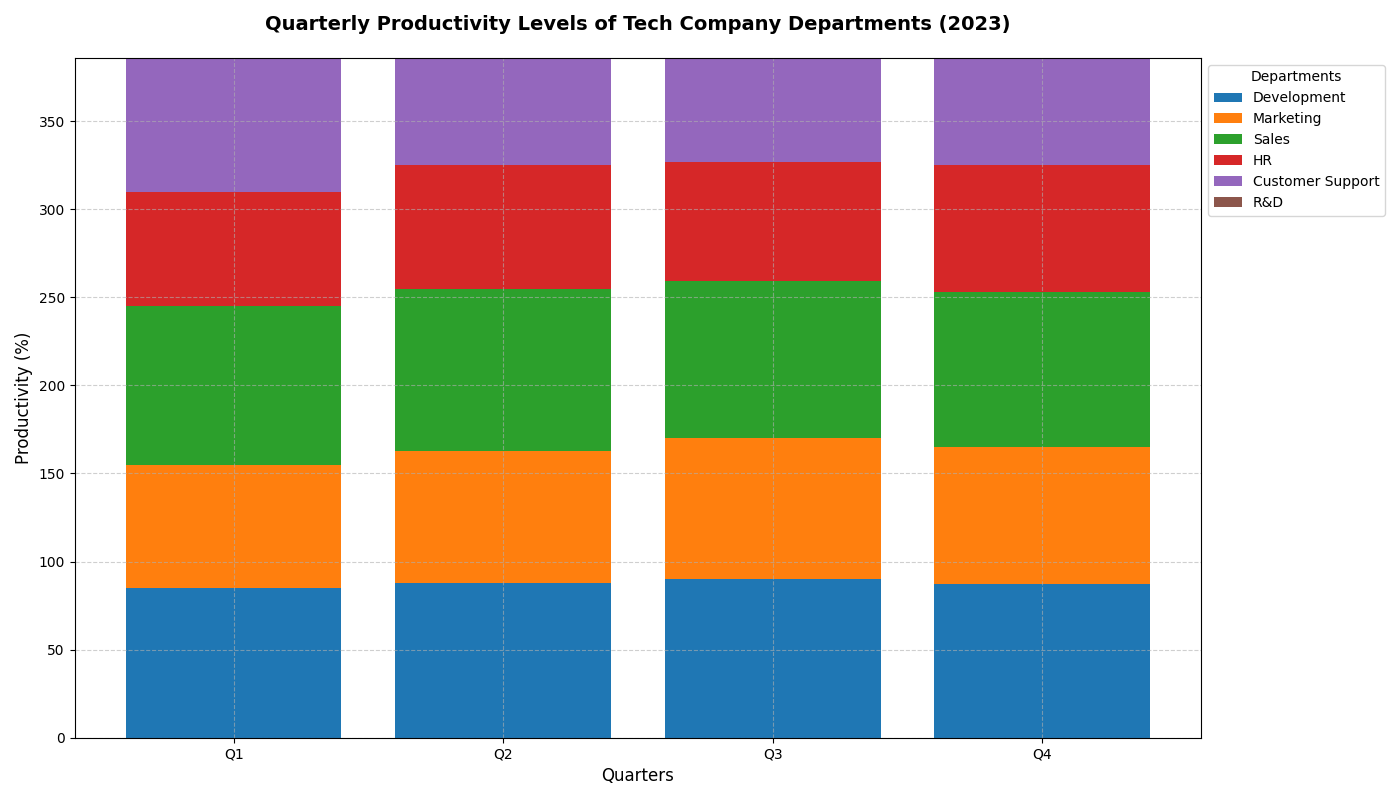

Write Python code to recreate this figure.
import numpy as np
import matplotlib.pyplot as plt

departments = ["Development", "Marketing", "Sales", "HR", "Customer Support", "R&D"]
quarters = ["Q1", "Q2", "Q3", "Q4"]

development = [85, 88, 90, 87]
marketing = [70, 75, 80, 78]
sales = [90, 92, 89, 88]
hr = [65, 70, 68, 72]
customer_support = [88, 85, 87, 90]
rnd = [95, 97, 98, 96]

productivity_data = np.array([development, marketing, sales, hr, customer_support, rnd])

fig, ax = plt.subplots(figsize=(14, 8))

x = np.arange(len(quarters))

colors = ['#1f77b4', '#ff7f0e', '#2ca02c', '#d62728', '#9467bd', '#8c564b']

# Initialize a bottom array to keep track of the stack height
bottom = np.zeros(len(quarters))

# Plot stacked bars
for i, department in enumerate(departments):
    ax.bar(x, productivity_data[i], label=department, color=colors[i], bottom=bottom)
    bottom += productivity_data[i]

ax.set_title("Quarterly Productivity Levels of Tech Company Departments (2023)", fontsize=14, fontweight='bold', pad=20)
ax.set_xlabel('Quarters', fontsize=12)
ax.set_ylabel('Productivity (%)', fontsize=12)
ax.set_xticks(x)
ax.set_xticklabels(quarters)
ax.set_ylim(0, sum(rnd))  # Upper limit adjustment for stacking

# Customize and position the legend
ax.legend(loc='upper left', bbox_to_anchor=(1, 1), title="Departments", fontsize=10)

ax.grid(True, linestyle='--', alpha=0.6)

plt.tight_layout()
plt.show()
